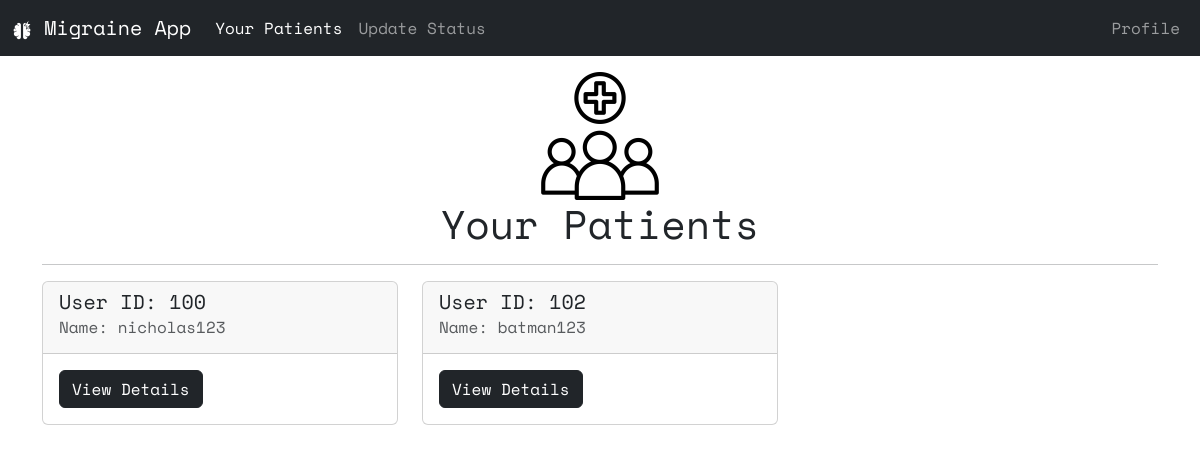
/care_home (signed in), run on an earlier commit of the app's database.
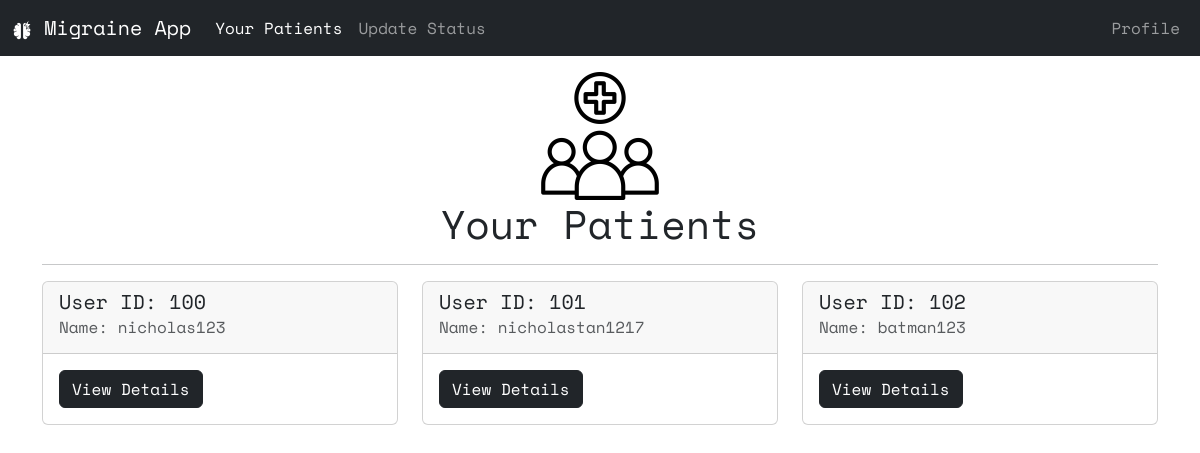
And on a later commit of the database.
### website/models.py (models this page shows)
class User(db.Model, UserMixin):
    id = db.Column(db.Integer, primary_key=True, autoincrement=True)
    email = db.Column(db.String(150), unique=True)
    password = db.Column(db.String(150))
    name = db.Column(db.String(150))
    isActive = db.Column(db.Boolean, default=True)
    caretaker_id = db.Column(db.Integer, db.ForeignKey("caretaker.id"))
    caretaker = db.relationship("Caretaker", back_populates="user")

### website/views.py (the view)
@views.route("/care_home")
@login_required
def care_home():
    print(current_user)
    care_id = current_user.id
    print(care_id)
    user_card = (
        db.session.query(
            User.id,
            User.name
        ).filter(
            User.caretaker_id == care_id
        ).all()
    )
    for i in user_card:
        print(i)
    return render_template("care_home.html", user=current_user, user_card=user_card)

### website/__init__.py (called while the page is built)
def create_app():
    app = Flask(__name__)
    app.config["SECRET_KEY"] = "heisenberg"
    app.config["SQLALCHEMY_DATABASE_URI"] = f"sqlite:///{DB_NAME}"
    db.init_app(app)
    from .views import views
    from .auth import auth
    app.register_blueprint(views, url_prefix="/")
    app.register_blueprint(auth, url_prefix="/")
    from .models import User, Caretaker, Admin
    create_database(app)
    login_manager = LoginManager()
    login_manager.login_view = "auth.login"
    login_manager.login_message = "User needs to be logged in to view this page"
    login_manager.login_message_category = "error"
    login_manager.init_app(app)
    @login_manager.user_loader
    def load_user(email):
        u = User.query.get(email)
        c = Caretaker.query.get(email)
        a = Admin.query.get(email)
        return u or c or a
    return app

### website/templates/care_home.html (shortened to what this page needs)
{% extends 'care_base.html' %}
{% block homeActive%}
    nav-link active
{% endblock %}
{% block body %}
    <div class="text-center m-3">
        <img src="../static/img/yourPatient25%.png" alt="migraine logo">
        <h1>Your Patients</h1>
    </div>
    <hr>
    <div class="row">
        {% for i in user_card %}
            <div class="col-md-4 mb-3">
                <div class="card">
                    <div class="card-header">
                        <h5 class="card-title">User ID: {{ i[0] }}</h5>
                        <h6 class="card-subtitle mb-2 text-muted">Name: {{ i[1] }}</h6>
                    </div>
                    <div class="card-body">
                        <a href="{{ url_for('views.user_details', user_id=i[0]) }}" class="btn btn-dark">View Details</a>
                    </div>
                </div>
            </div>
        {% endfor %}
    </div>
{% endblock %}

What changed in the data, as far as the page shows it:
now on this page (row edited): User: id "101", name "nicholastan1217"
